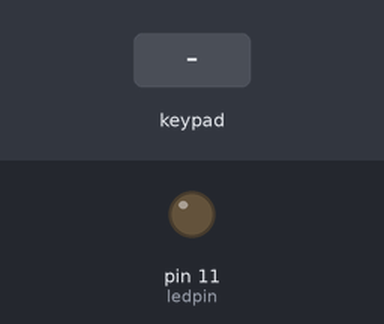
This sketch was run on a simulated Arduino Uno, built with avr-gcc and run on an emulated ATmega328P. Shown: output pins drawn as LEDs (lit = HIGH). The test bench sets the inputs (shaded band). What the sketch prints to the serial monitor is not drawn.

Above: at 1.2 s.
1.3 s: key '1' pressed
At 2.5 s:
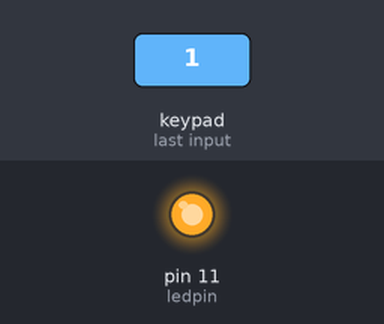
2.8 s: keypad keys 2 3 4 5 # pressed 0.4 s apart
At 4.2 s:
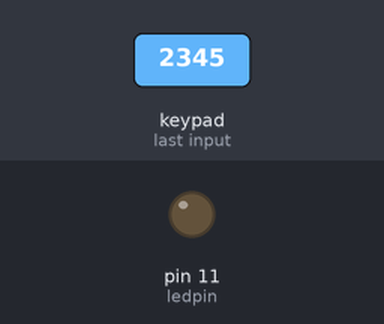
Timing chart, 0 to 5.8 s (numbered marks = the images above; inputs shaded):
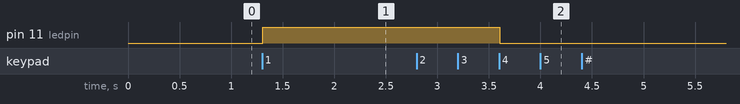

Measured:
- after the input at 1.3 s, pin 11 (ledpin): LOW → HIGH at once
- after the input at 2.8 s, pin 11 (ledpin): HIGH → LOW after 0.81 s

The sketch:

pushbutton.ino
```cpp
#include <Keypad.h>
const byte ROWS = 4;
const byte COLS = 4;
#define ledpin 11

char keys[ROWS][COLS] = {
  {'1','2','3','A'},
  {'4','5','6','B'},
  {'7','8','9','C'},
  {'*','0','#','D'}
};
//connect to the row pinouts of the keypad
byte rowPins[ROWS] = {2, 3, 4, 5}; //R1,R2,R3,R4
//connect to the column pinouts of the keypad
byte colPins[COLS] = {6, 7, 8, 9};//C1,C2,C3,C4

Keypad keypad = Keypad( makeKeymap(keys), rowPins, colPins, ROWS, COLS );

void setup(){

  pinMode(ledpin,OUTPUT);

  Serial.begin(9600);
}

void loop(){
  char key = keypad.getKey();
  if (key){
    Serial.print(key);
    Serial.print(" ");

     switch (key)
    {
      case '1':
        digitalWrite(ledpin, HIGH);
        break;
      case '4':
        digitalWrite(ledpin, LOW);
        break;

    }
  }

}
```
